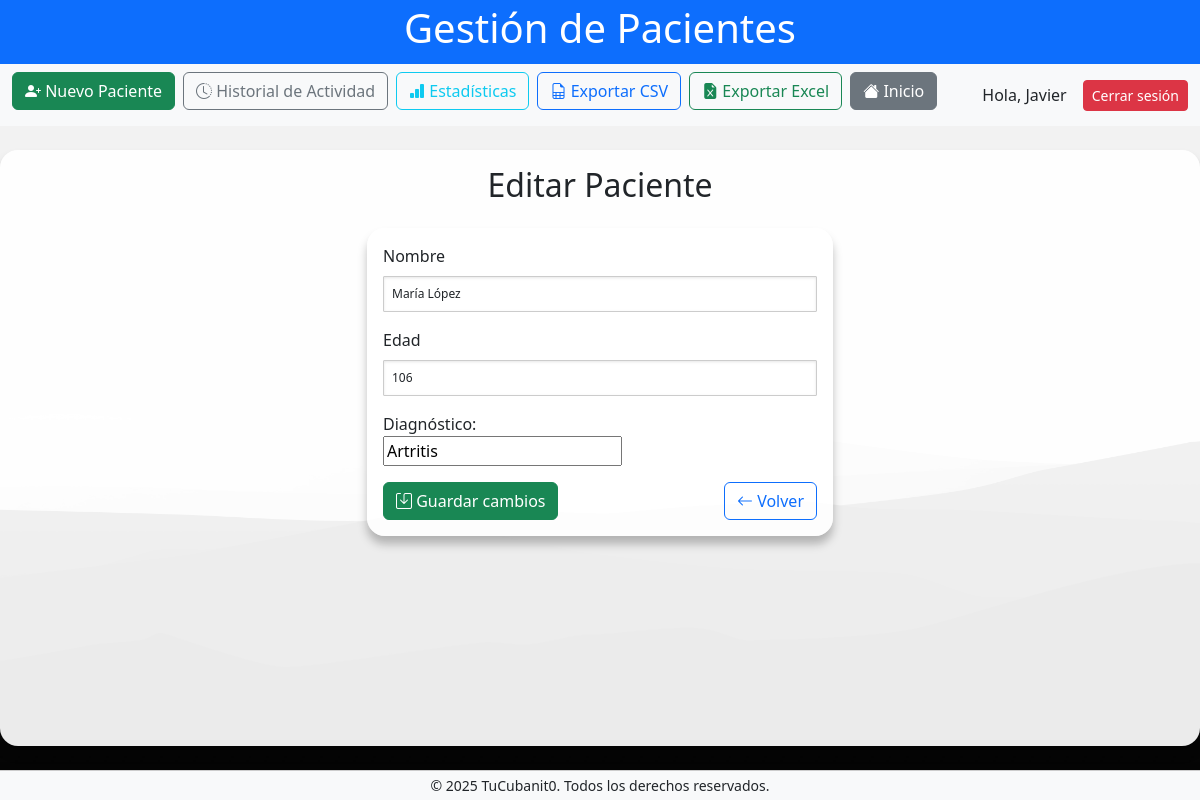
The page /editar_paciente/4 (signed in) on the database its author committed.
### tables this page shows
CREATE TABLE Pacientes (
                id INTEGER PRIMARY KEY AUTOINCREMENT,
                nombre TEXT NOT NULL,
                edad INTEGER NOT NULL,
                diagnostico TEXT NOT NULL
            );

### app.py (the view, shortened to what this page needs)
@app.route('/editar_paciente/<int:id>', methods=['GET', 'POST'])
def editar_paciente(id):
    paciente = db.obtener_paciente_por_id(id)
    if not paciente:
        abort(404)
    diagnosticos = db.obtener_diagnosticos_unicos()
    return render_template('editar_paciente.html', paciente=paciente, diagnosticos=diagnosticos)

### app.py (called while the page is built)
@app.before_request
def requerir_login():
    rutas_abiertas = ['login', 'registro_usuario', 'static']
    if not session.get('usuario') and not any(r in request.endpoint for r in rutas_abiertas):
        return redirect(url_for('login'))

@app.context_processor
def inject_current_year():
    return {'current_year': datetime.now().year}

### db.py (called while the page is built)
def obtener_conexion():
    return sqlite3.connect(DATABASE_PATH)

def handle_db_error(func):
    def wrapper(*args, **kwargs):
        try:
            return func(*args, **kwargs)
        except sqlite3.Error as e:
            print(f"Database error in {func.__name__}: {e}")
            return None
    return wrapper

@handle_db_error
def obtener_paciente_por_id(id: int) -> Optional[sqlite3.Row]:
    with sqlite3.connect(DATABASE_PATH) as conn:
        conn.row_factory = sqlite3.Row
        cursor = conn.cursor()
        cursor.execute('SELECT * FROM Pacientes WHERE id = ?', (id,))
        return cursor.fetchone()

@handle_db_error
def obtener_diagnosticos_unicos():
    conn = obtener_conexion()
    cursor = conn.cursor()
    cursor.execute("SELECT DISTINCT diagnostico FROM Pacientes ORDER BY diagnostico ASC")
    resultados = [row[0] for row in cursor.fetchall()]
    conn.close()
    return resultados

### templates/editar_paciente.html (shortened to what this page needs)
{% extends 'base.html' %}
{% block content %}
<div class="container-fluid">
    <div class="row justify-content-center">
        <div class="col-md-6 col-lg-5">
            <h2 class="mb-4 text-center">Editar Paciente</h2>
            <form method="post" novalidate>
                <div class="mb-3">
                    <label for="nombre" class="form-label">Nombre</label>
                    <input type="text" name="nombre" id="nombre" class="form-control" required value="{{ paciente[1] }}"
                        placeholder="Ej: Juan Pérez">
                </div>
                <div class="mb-3">
                    <label for="edad" class="form-label">Edad</label>
                    <input type="number" name="edad" id="edad" class="form-control" required min="0" max="120"
                        value="{{ paciente[2] }}" placeholder="Ej: 45">
                </div>
                <div class="mb-3">
                    <label for="diagnostico">Diagnóstico:</label><br>
                    <input list="diagnosticos" name="diagnostico" id="diagnostico"
                        value="{{ paciente[3] if paciente else '' }}" required><br>
                </div>
                <div class="d-flex justify-content-between">
                    <button type="submit" class="btn btn-success">
                        <i class="bi bi-save"></i> Guardar cambios
                    </button>
                    <a href="{{ url_for('index') }}" class="btn btn-outline-primary">
                        <i class="bi bi-arrow-left"></i> Volver
                    </a>
                </div>
            </form>
        </div>
    </div>
</div>
{% endblock %}

### static/css/style.css (style rules this page uses)
body { background-image: url('711093.jpg'); background-size: cover; background-repeat: no-repeat; background-attachment: fixed; background-position: center; margin: 0; font-family: 'Segoe UI', Tahoma, Geneva, Verdana, sans-serif; color: #333; }
main, .table-responsive, form, .card { background-color: rgba(255, 255, 255, 0.92); padding: 16px; border-radius: 18px; box-shadow: 0 8px 10px rgba(0, 0, 0, 0.25); animation: fadeIn 0.7s ease-in-out; }
form { max-width: 500px; margin: auto; }
input[type="text"], input[type="password"], input[type="number"], input[type="search"], textarea, select { width: 100%; padding: 8px; margin-bottom: 1px; border-radius: 1px; border: 1px solid #ccc; font-size: 12px; box-shadow: inset 0 1px 3px rgba(0,0,0,0.1); }
button, .btn { padding: 10px 18px; font-weight: bold; border-radius: 6px; transition: all 0.3s ease; }

### rows shown on the page
Pacientes: nombre "María López", edad "106", diagnostico "Artritis"

### other values the page prints
{{ session.get('usuario', 'Invitado') }} "Javier"
